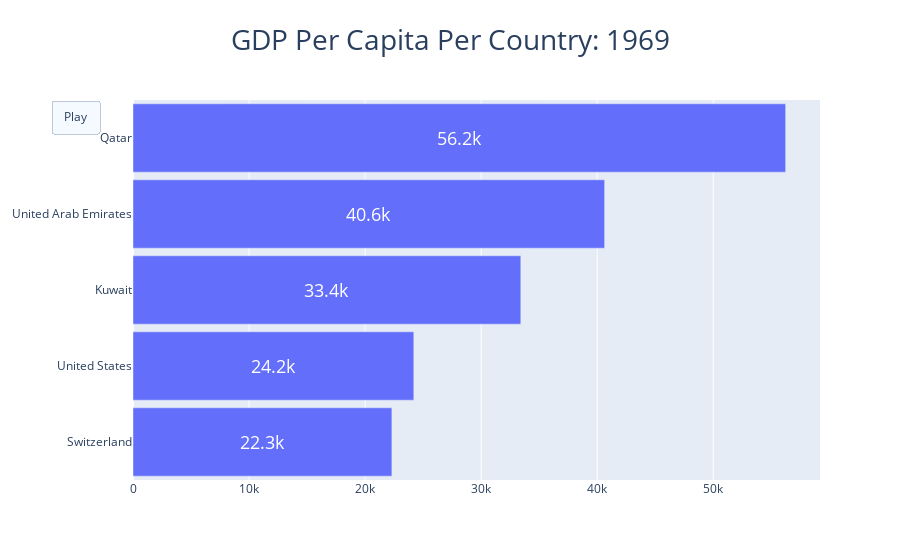

The notebook cell saved with this chart:
### Code cell
fig = go.Figure(
    data=[go.Bar(
        x=n_frame['1']['GDP per capita'],
        y=n_frame['1']['Entity'],
        orientation='h',
        text=n_frame['1']['GDP per capita'],
        texttemplate='%{text:.3s}',
        textfont={'size':18},
        textposition='inside',
        insidetextanchor='middle',
        width=0.9
    )],
    layout=go.Layout(
        title=dict(text='GDP Per Capita Per Country: 1969', font=dict(size=28), x=0.5, xanchor='center'),
        updatemenus=[dict(
            type='buttons',
            buttons=[dict(label='Play',
                          method='animate',
                          args=[None,
                          {'frame': {'duration': 300, 'redraw': True},
                          'transition': {'duration':20,
                          'easing': 'linear'}}]
            )]
        )]
    ),
    frames=[
        go.Frame(
            data=[
                go.Bar(x=value['GDP per capita'],
                       y=value['Entity'],
                       orientation='h',
                       text=value['GDP per capita'])
                    ],
                layout=go.Layout(
                        title=dict(text='GDP Per Capita Per Country: '+str(value['Year'].values[0]),
                        font=dict(size=28))
                    )
            )
        for key, value in n_frame.items()
    ]
)

pio.show(fig)

### Figure 1 — Plotly figure (JSON) as saved in the notebook; plotly's stock layout.template omitted (floating-point values rounded to 4 significant figures)
{"data": [{"insidetextanchor": "middle", "orientation": "h", "text": [22310.0, 24195, 33415, 40639, 56236], "textfont": {"size": 18}, "textposition": "inside", "texttemplate": "%{text:.3s}", "type": "bar", "width": 0.9, "x": [22310.0, 24195, 33415, 40639, 56236], "y": ["Switzerland", "United States", "Kuwait", "United Arab Emirates", "Qatar"]}], "layout": {"title": {"font": {"size": 28}, "text": "GDP Per Capita Per Country: 1969", "x": 0.5, "xanchor": "center"}, "updatemenus": [{"buttons": [{"args": [null, {"frame": {"duration": 300, "redraw": true}, "transition": {"duration": 20, "easing": "linear"}}], "label": "Play", "method": "animate"}], "type": "buttons"}]}}
